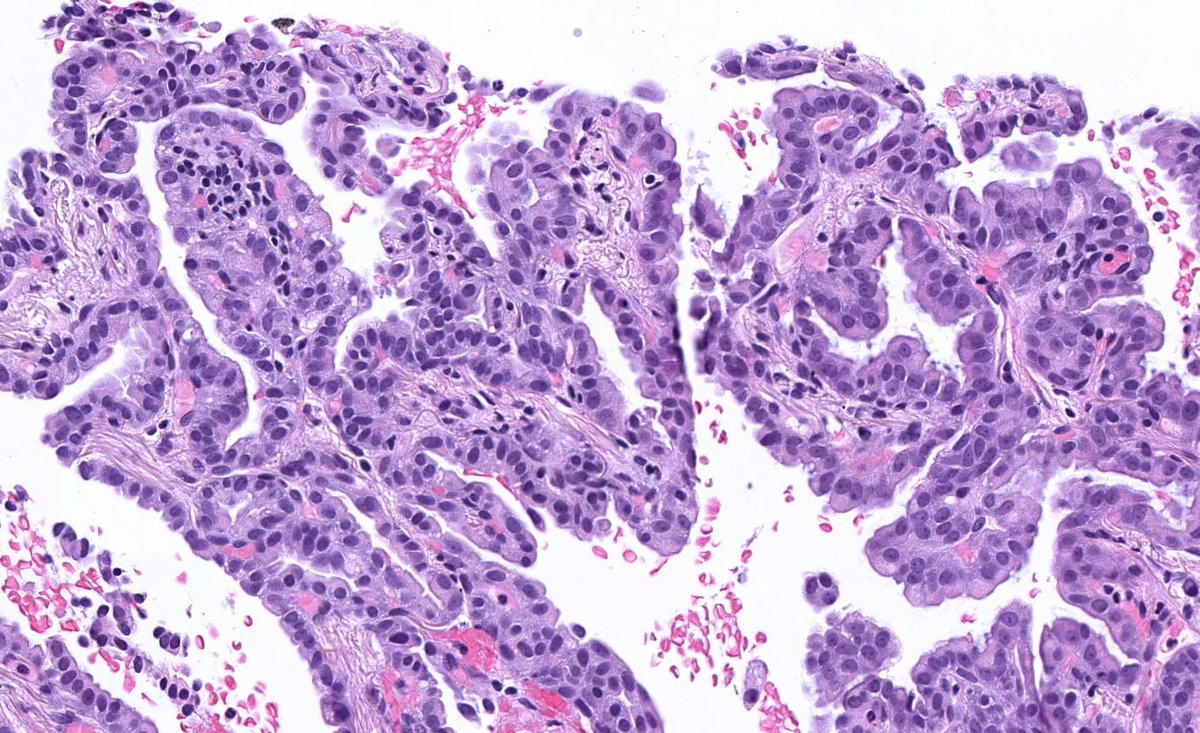
#> input picture HnE_Image.jpg, 1200 x 733 px, found by its file name
$ python 'Normalizing H&E images and digitally separating Hematoxylin and eosin.py'   (older library calls are emulated)
#> lines starting #> are read from the running program, lines starting #| are printed output that depends on the picture
# -*- coding: utf-8 -*-
"""
Created on Tue Jul 27 18:28:56 2021

@author: abc
"""

"""

Normalizing H&E stained images for histology and separating H and E components of the images

H(HEMOTOXYN) and E(EIOSIN)

"""

"""

Steps for Normalizing H&E images

Input : RGB Slide

1. Covert RGB to OD
2. Convert data with OD intensity less than beta
3. Calculate SVD on the OD tuples
4. Create plane from the SVD directions corresponding to the largest singular values
5. Project data onto the plane, and normalize to unit length
6. Calculate angle of each point write the first SVD direction
7. Find robust extremes (alpha and (100 - alpha)th percentiles ) of the angle
8. Convert extreme values back to OD space

Output : Optimal stain vectors

Full Form of SVD is Singular value decomposition and it is used to extract eigen values

"""

import numpy as np
import cv2
from matplotlib import pyplot as plt

############### INPUT RGB IMAGE #######################
#Using opencv to read images may bemore robust compared to using skimage
#but need to remember to convert BGR to RGB.
#Also, convert to float later on and normalize to between 0 and 1.

#Image downloaded from:
#https://pbs.twimg.com/media/C1MkrgQWQAASbdz.jpg
img=cv2.imread('images/HnE_Image.jpg', 1)
#> img is the input picture: shape (733, 1200, 3); mean B, G, R 213.1, 166.1, 194.4
img = cv2.cvtColor(img, cv2.COLOR_BGR2RGB)

Io = 240 # Transmitted light intensity, Normalizing factor for image intensities
alpha = 1  #As recommend in the paper. tolerance for the pseudo-min and pseudo-max (default: 1)
beta = 0.15 #As recommended in the paper. OD threshold for transparent pixels (default: 0.15)


######## Step 1: Convert RGB to OD ###################
## reference H&E OD matrix.
#Can be updated if you know the best values for your image.
#Otherwise use the following default values.
#Read the above referenced papers on this topic.
HERef = np.array([[0.5626, 0.2159],
                  [0.7201, 0.8012],
                  [0.4062, 0.5581]])
### reference maximum stain concentrations for H&E
maxCRef = np.array([1.9705, 1.0308])


# extract the height, width and num of channels of image
h, w, c = img.shape
#> h = 733; w = 1200; c = 3

# reshape image to multiple rows and 3 columns.
#Num of rows depends on the image size (wxh)
img = img.reshape((-1,3))

# calculate optical density
# OD = −log10(I)
#OD = -np.log10(img+0.004)  #Use this when reading images with skimage
#Adding 0.004 just to avoid log of zero.

OD = -np.log10((img.astype(np.float)+1)/Io) #Use this for opencv imread
#Add 1 in case any pixels in the image have a value of 0 (log 0 is indeterminate)

"""
from mpl_toolkits.mplot3d import Axes3D
fig = plt.figure(figsize=(16, 8))
ax1 = fig.add_subplot(121, projection='3d')
ax1.scatter(img[:,0],img[:,1],img[:,2])
ax2 = fig.add_subplot(122, projection='3d')
ax2.scatter(OD[:,0],OD[:,1],OD[:,2])
plt.show()
"""

############ Step 2: Remove data with OD intensity less than β ############
# remove transparent pixels (clear region with no tissue)
ODhat = OD[~np.any(OD < beta, axis=1)] #Returns an array where OD values are above beta
#Check by printing ODhat.min()

############# Step 3: Calculate SVD on the OD tuples ######################
#Estimate covariance matrix of ODhat (transposed)
# and then compute eigen values & eigenvectors.
eigvals, eigvecs = np.linalg.eigh(np.cov(ODhat.T))
#> eigvals = [0.000507, 0.000688, 0.0258]; eigvecs = [[-0.158, -0.816, -0.556], [-0.294, 0.576, -0.763], [0.943, 0.0431, -0.331]]


######## Step 4: Create plane from the SVD directions with two largest values ######
#project on the plane spanned by the eigenvectors corresponding to the two
# largest eigenvalues
That = ODhat.dot(eigvecs[:,1:3]) #Dot product
#> That = 132819 pairs, first value -0.219 to 0.925, second value -2.35 to -0.278

############### Step 5: Project data onto the plane, and normalize to unit length ###########
############## Step 6: Calculate angle of each point wrt the first SVD direction ########
#find the min and max vectors and project back to OD space
phi = np.arctan2(That[:,1],That[:,0])

minPhi = np.percentile(phi, alpha)
#> minPhi = -1.63
maxPhi = np.percentile(phi, 100-alpha)
#> maxPhi = -1.38

vMin = eigvecs[:,1:3].dot(np.array([(np.cos(minPhi), np.sin(minPhi))]).T)
#> vMin = [0.599, 0.73, 0.328]
vMax = eigvecs[:,1:3].dot(np.array([(np.cos(maxPhi), np.sin(maxPhi))]).T)
#> vMax = [0.395, 0.856, 0.333]


# a heuristic to make the vector corresponding to hematoxylin first and the
# one corresponding to eosin second
if vMin[0] > vMax[0]:
    HE = np.array((vMin[:,0], vMax[:,0])).T
#> HE = [[0.599, 0.395], [0.73, 0.856], [0.328, 0.333]]

else:
    HE = np.array((vMax[:,0], vMin[:,0])).T


# rows correspond to channels (RGB), columns to OD values
Y = np.reshape(OD, (-1, 3)).T

# determine concentrations of the individual stains
C = np.linalg.lstsq(HE,Y, rcond=None)[0]

# normalize stain concentrations
maxC = np.array([np.percentile(C[0,:], 99), np.percentile(C[1,:],99)])
#> maxC = [0.654, 0.621]
tmp = np.divide(maxC,maxCRef)
#> tmp = [0.332, 0.603]
C2 = np.divide(C,tmp[:, np.newaxis])

###### Step 8: Convert extreme values back to OD space
# recreate the normalized image using reference mixing matrix

Inorm = np.multiply(Io, np.exp(-HERef.dot(C2)))
Inorm[Inorm>255] = 254
Inorm = np.reshape(Inorm.T, (h, w, 3)).astype(np.uint8)
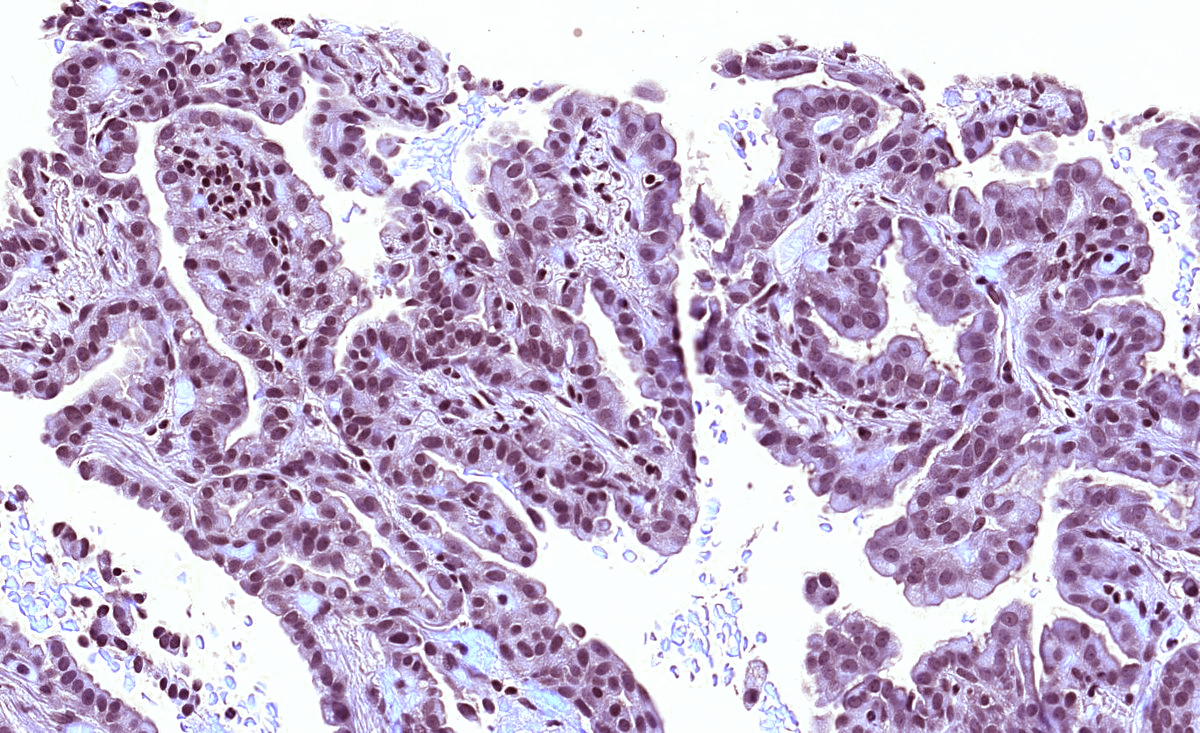
#> Inorm: shape (733, 1200, 3); mean of channels 0, 1, 2 206.8, 180.9, 196.6; drawn as B, G, R

# Separating H and E components

H = np.multiply(Io, np.exp(np.expand_dims(-HERef[:,0], axis=1).dot(np.expand_dims(C2[0,:], axis=0))))
H[H>255] = 254
H = np.reshape(H.T, (h, w, 3)).astype(np.uint8)
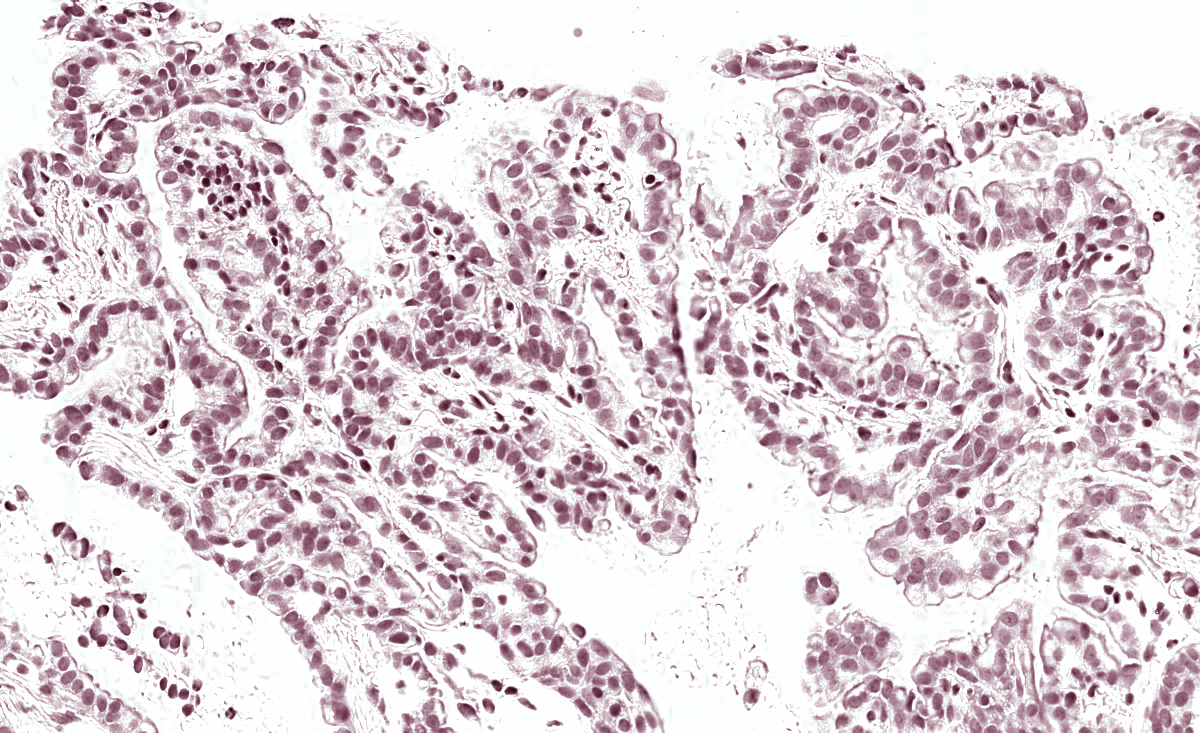
#> H: shape (733, 1200, 3); mean of channels 0, 1, 2 214.4, 208.3, 221.1; drawn as B, G, R

E = np.multiply(Io, np.exp(np.expand_dims(-HERef[:,1], axis=1).dot(np.expand_dims(C2[1,:], axis=0))))
E[E>255] = 254
E = np.reshape(E.T, (h, w, 3)).astype(np.uint8)
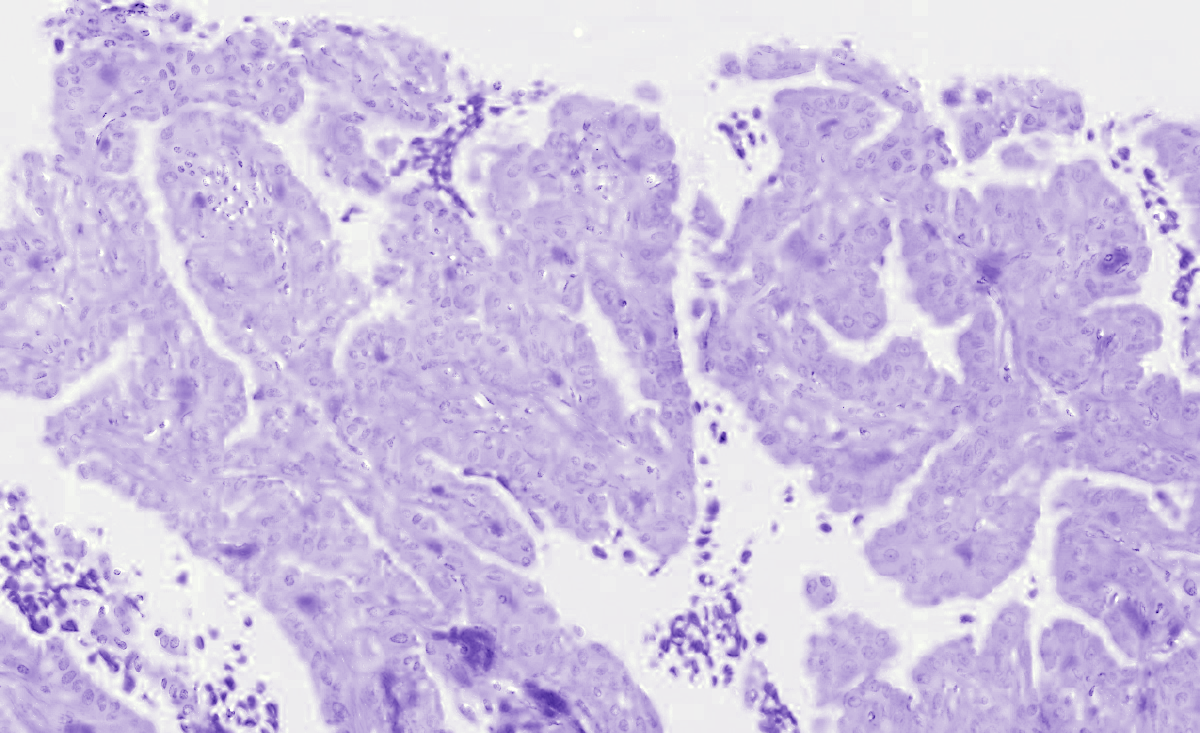
#> E: shape (733, 1200, 3); mean of channels 0, 1, 2 226.1, 195.3, 207.2; drawn as B, G, R

plt.imsave("images/HnE_normalized.jpg", Inorm)
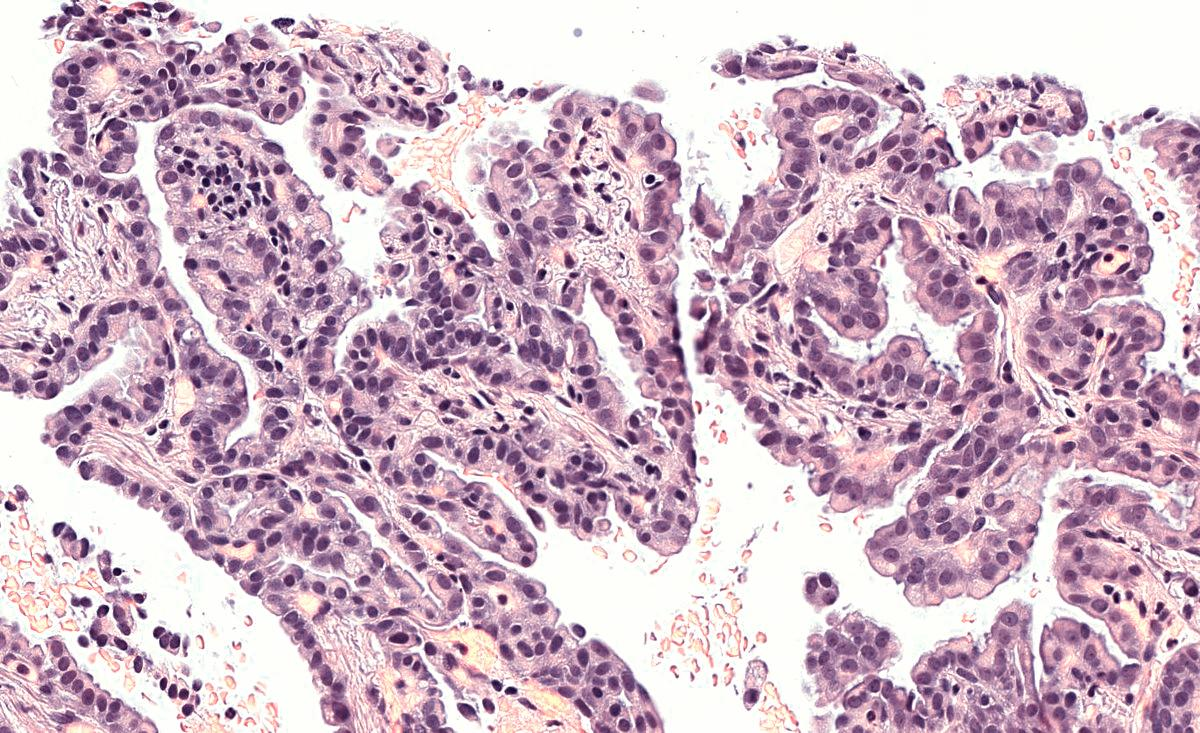
#> saved as HnE_normalized.jpg: shape (733, 1200, 3); mean R, G, B 205.7, 180.8, 196.3
plt.imsave("images/HnE_separated_H.jpg", H)
plt.imsave("images/HnE_separated_E.jpg", E)
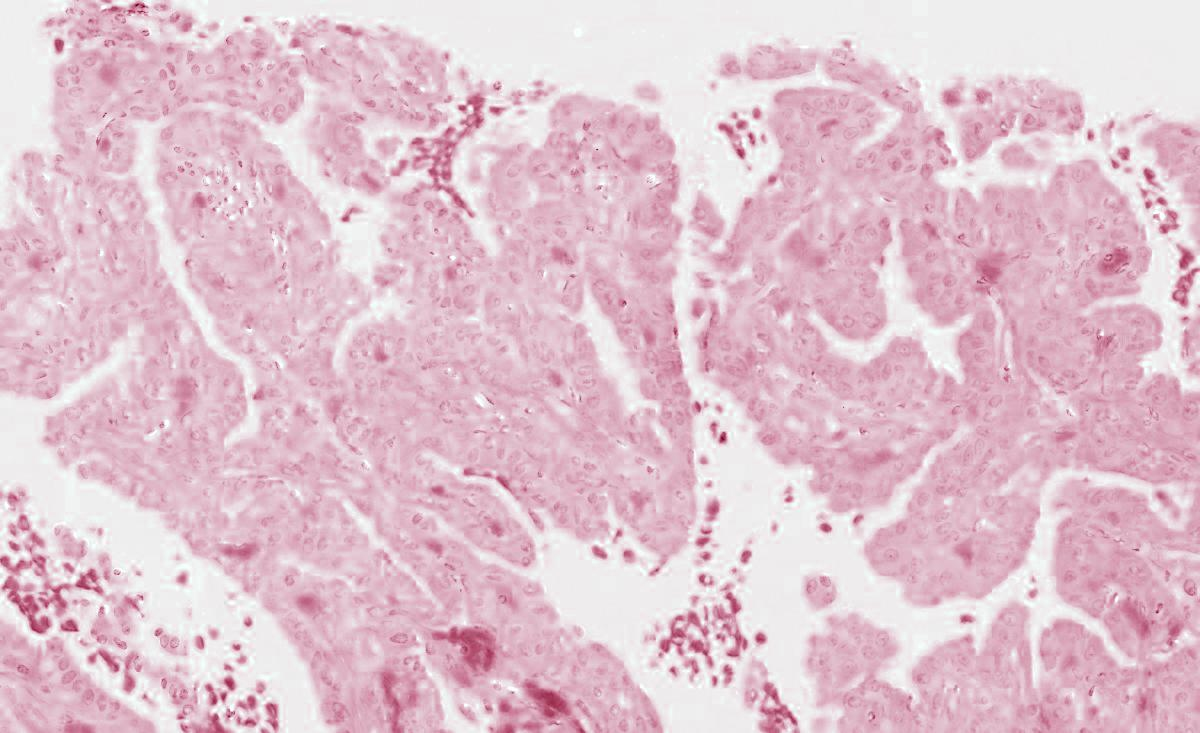
#> saved as HnE_separated_E.jpg: shape (733, 1200, 3); mean R, G, B 226, 195.4, 207.2
